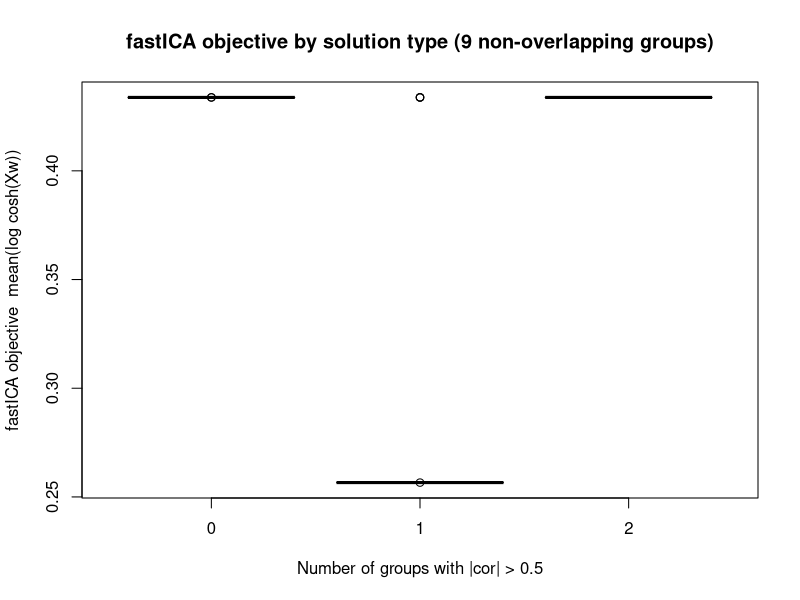
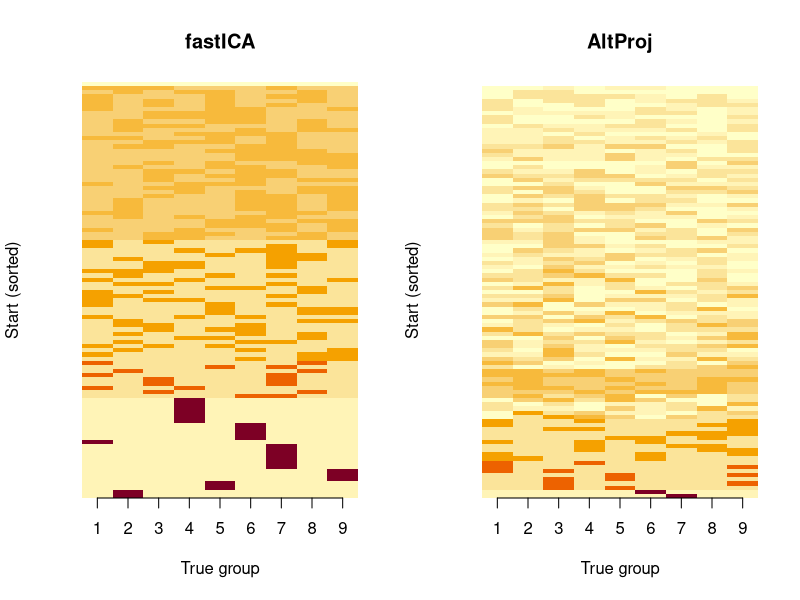

Reproduce these figures in R, in order.
## ---- chunk 1
# X is (n.comp+1) x n.  W is (n.comp+1) x n_starts (one weight vector per column).
# P = t(X) %*% W is n x n_starts (source estimates).
fastica_update = function(X, W) {
  P  <- t(X) %*% W          # n x n_starts: source estimates
  G  <- tanh(P)
  G2 <- 1 - G^2
  W  <- X %*% G - sweep(W, 2, colSums(G2), "*")
  sweep(W, 2, sqrt(colSums(W^2)), "/")
}

# X is (n.comp+1) x n.  V is n x n_starts (one binary vector per column).
# P = X %*% V / n is (n.comp+1) x n_starts (subspace coefficients).
alt_proj_update = function(X, V) {
  n <- ncol(X)
  P <- X %*% V / n           # (n.comp+1) x n_starts: subspace coefficients
  V <- sign(t(X) %*% P)     # n x n_starts: project back and round
  V[V == 0] <- 1L
  V
}

# Center columns of X, whiten to n.comp dimensions.
preprocess = function(X, n.comp = 10) {
  X <- scale(X, scale = FALSE)
  sqrt(nrow(X)) * t(svd(X)$u[, 1:n.comp])
}
## ---- chunk 2
max_cor_with_truth = function(v, L) max(abs(cor(v, L)))

run_fastica = function(X1_aug, L, n_starts = 100, n_iter = 50, threshold = 0.95) {
  set.seed(1)
  W <- matrix(rnorm(nrow(X1_aug) * n_starts), nrow(X1_aug), n_starts)
  W <- sweep(W, 2, sqrt(colSums(W^2)), "/")
  for (i in seq_len(n_iter))
    W <- fastica_update(X1_aug, W)
  Lhat <- t(X1_aug) %*% W  # n x n_starts
  success <- sum(apply(Lhat, 2, function(lhat) {
    mc <- max_cor_with_truth(lhat, L)
    !is.na(mc) && mc > threshold
  }))
  success / n_starts
}

run_alt_proj = function(X1_aug, L, n_starts = 100, n_iter = 50, threshold = 0.95) {
  n <- ncol(X1_aug)
  set.seed(1)
  V <- sign(matrix(rnorm(n * n_starts), n, n_starts))
  V[V == 0] <- 1L
  for (i in seq_len(n_iter))
    V <- alt_proj_update(X1_aug, V)
  success <- sum(apply(V, 2, function(v) {
    mc <- max_cor_with_truth(v, L)
    !is.na(mc) && mc > threshold
  }))
  success / n_starts
}

run_comparison = function(X, L, n.comp, label, n_starts = 100, n_iter = 50) {
  X1     <- preprocess(X, n.comp = n.comp)
  X1_aug <- rbind(rep(1, ncol(X1)), X1)

  cat("Running fastICA for:", label, "\n")
  ica_time <- system.time(ica_rate <- run_fastica(X1_aug, L, n_starts = n_starts, n_iter = n_iter))

  cat("Running alt-proj for:", label, "\n")
  ap_time  <- system.time(ap_rate  <- run_alt_proj(X1_aug, L, n_starts = n_starts, n_iter = n_iter))

  cat(sprintf("  fastICA: %.0f%% (%.0fms)  AltProj: %.0f%% (%.0fms)\n",
              100 * ica_rate, 1000 * ica_time["elapsed"],
              100 * ap_rate,  1000 * ap_time["elapsed"]))
  c(fastICA = ica_rate, AltProj = ap_rate,
    fastICA_ms = 1000 * ica_time["elapsed"], AltProj_ms = 1000 * ap_time["elapsed"])
}
## ---- chunk 3
K <- 3; p <- 1000; n <- 100
set.seed(1)
L <- matrix(-1, nrow = n, ncol = K)
for (i in 1:K) { L[sample(1:n, 20), i] <- 1 }
FF <- matrix(rnorm(p * K), nrow = p, ncol = K)
X  <- L %*% t(FF) + rnorm(n * p, 0, 0.01)

res1 <- run_comparison(X, L, n.comp = 10, label = "3 overlapping groups (n=100, K=3)")
## ---- chunk 4
K <- 9; p <- 1000; n <- 100
set.seed(1)
L <- matrix(0, nrow = n, ncol = K)
for (i in 1:K) { L[sample(1:n, 20), i] <- 1 }
FF <- matrix(rnorm(p * K), nrow = p, ncol = K)
X  <- L %*% t(FF) + rnorm(n * p, 0, 0.01)

res2 <- run_comparison(X, L, n.comp = 10, label = "9 overlapping groups (n=100, K=9)")
## ---- chunk 5
n <- 100; p <- 1000
set.seed(1)
L <- matrix(0, nrow = n, ncol = 4)
L[1:25,   1] <- 1
L[26:50,  2] <- 1
L[51:75,  3] <- 1
L[76:100, 4] <- 1
FF <- matrix(rnorm(p * 4), nrow = p)
X  <- L %*% t(FF) + rnorm(n * p, 0, 0.01)

res3 <- run_comparison(X, L, n.comp = 10, label = "4 non-overlapping groups (n=100)")
## ---- chunk 6
n <- 225; p <- 1000
set.seed(1)
L <- matrix(0, nrow = n, ncol = 9)
for (i in 1:9) { L[((i - 1) * 25 + 1):(i * 25), i] <- 1 }
FF <- matrix(rnorm(p * 9), nrow = p)
X  <- L %*% t(FF) + rnorm(n * p, 0, 0.01)

res4 <- run_comparison(X, L, n.comp = 20, label = "9 non-overlapping groups (n=225)")
## ---- chunk 7
n <- 100; p <- 1000
set.seed(1)
L <- matrix(0, nrow = n, ncol = 6)
L[1:50,   1] <- 1
L[51:100, 2] <- 1
L[1:25,   3] <- 1
L[26:50,  4] <- 1
L[51:75,  5] <- 1
L[76:100, 6] <- 1
FF <- matrix(rnorm(p * 6), nrow = p)
X  <- L %*% t(FF) + rnorm(n * p, 0, 0.01)

res5 <- run_comparison(X, L, n.comp = 10, label = "Bifurcating tree (n=100, 6 branches)")
## ---- chunk 8
n <- 225; p <- 1000; n_starts <- 100; n_iter <- 50
set.seed(1)
L9 <- matrix(0, nrow = n, ncol = 9)
for (i in 1:9) L9[((i-1)*25+1):(i*25), i] <- 1
FF <- matrix(rnorm(p * 9), nrow = p)
X9 <- L9 %*% t(FF) + rnorm(n * p, 0, 0.01)

X1     <- preprocess(X9, n.comp = 20)
X1_aug <- rbind(rep(1, ncol(X1)), X1)

# fastICA: store all weight vectors
set.seed(1)
W <- matrix(rnorm(nrow(X1_aug) * n_starts), nrow(X1_aug), n_starts)
W <- sweep(W, 2, sqrt(colSums(W^2)), "/")
for (i in seq_len(n_iter)) W <- fastica_update(X1_aug, W)
Lhat_ica <- t(X1_aug) %*% W   # n x n_starts

# alt_proj: store all binary vectors
set.seed(1)
V <- sign(matrix(rnorm(n * n_starts), n, n_starts))
V[V == 0] <- 1L
for (i in seq_len(n_iter)) V <- alt_proj_update(X1_aug, V)
Lhat_ap <- V                   # n x n_starts

# Absolute correlation of each result with each true group: n_starts x 9
cor_ica <- abs(cor(Lhat_ica, L9))
cor_ap  <- abs(cor(Lhat_ap,  L9))
## ---- chunk 9
n_groups_hit = function(cor_mat, thresh = 0.5) rowSums(cor_mat > thresh)

tab_ica <- table(n_groups_hit(cor_ica))
tab_ap  <- table(n_groups_hit(cor_ap))

cat("fastICA — number of groups with |cor| > 0.5:\n"); print(tab_ica)
cat("AltProj — number of groups with |cor| > 0.5:\n"); print(tab_ap)
## ---- chunk 10
# fastICA objective for each start
P <- t(X1_aug) %*% W                         # n x n_starts
obj_ica <- colMeans(log(cosh(P)))

n_hit <- n_groups_hit(cor_ica)
boxplot(obj_ica ~ n_hit,
        xlab = "Number of groups with |cor| > 0.5",
        ylab = "fastICA objective  mean(log cosh(Xw))",
        main = "fastICA objective by solution type (9 non-overlapping groups)")
## ---- chunk 11
par(mfrow = c(1, 2))

order_ica <- order(apply(cor_ica, 1, max), decreasing = TRUE)
image(t(cor_ica[order_ica, ]), zlim = c(0, 1), axes = FALSE,
      main = "fastICA", xlab = "True group", ylab = "Start (sorted)")
axis(1, at = seq(0, 1, length.out = 9), labels = 1:9)

order_ap <- order(apply(cor_ap, 1, max), decreasing = TRUE)
image(t(cor_ap[order_ap, ]), zlim = c(0, 1), axes = FALSE,
      main = "AltProj", xlab = "True group", ylab = "Start (sorted)")
axis(1, at = seq(0, 1, length.out = 9), labels = 1:9)

par(mfrow = c(1, 1))
## ---- chunk 12
results <- data.frame(
  Simulation = c(
    "3 overlapping groups (n=100)",
    "9 overlapping groups (n=100)",
    "4 non-overlapping groups (n=100)",
    "9 non-overlapping groups (n=225)",
    "Bifurcating tree (n=100, 6 branches)"
  ),
  n.comp = c(10, 10, 10, 20, 10),
  fastICA_pct = round(100 * c(res1["fastICA"], res2["fastICA"], res3["fastICA"],
                               res4["fastICA"], res5["fastICA"])),
  fastICA_ms  = round(c(res1["fastICA_ms.elapsed"], res2["fastICA_ms.elapsed"],
                         res3["fastICA_ms.elapsed"], res4["fastICA_ms.elapsed"],
                         res5["fastICA_ms.elapsed"])),
  AltProj_pct = round(100 * c(res1["AltProj"], res2["AltProj"], res3["AltProj"],
                               res4["AltProj"], res5["AltProj"])),
  AltProj_ms  = round(c(res1["AltProj_ms.elapsed"], res2["AltProj_ms.elapsed"],
                         res3["AltProj_ms.elapsed"], res4["AltProj_ms.elapsed"],
                         res5["AltProj_ms.elapsed"]))
)

knitr::kable(results,
  col.names = c("Simulation", "n.comp",
                "fastICA (% success)", "fastICA (ms)",
                "AltProj (% success)", "AltProj (ms)"),
  caption   = "Fraction of 100 random starts recovering a solution with max correlation > 0.95 with any true group column, with wall-clock time in milliseconds."
)
